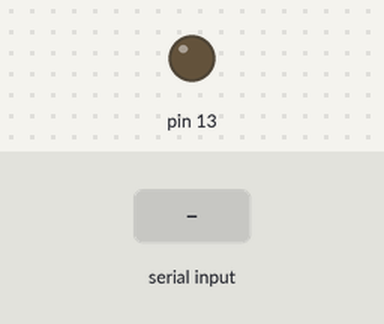
Bench run of a sketch on a simulated Arduino Uno, built with avr-gcc and run on an emulated ATmega328P. On the bench: output pins drawn as LEDs (lit = HIGH). The inputs (shaded band) are chosen by the test bench. What the sketch prints to the serial monitor is not drawn.

Above: at 1.2 s.
1.3 s: "90,45\n" received over Serial
Timing chart, 0 to 4.3 s (numbered marks = the images above; inputs shaded):
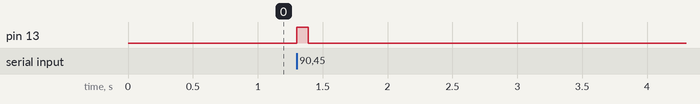

The sketch:

robot_arm.ino
```cpp
int x;

void setup() {
  Serial.begin(115200);
  Serial.setTimeout(1);
  pinMode(13, OUTPUT);
}

void loop() {
  while (!Serial.available());
  x = Serial.readString().toInt();
  Serial.print(x + 1);

  blink_(x);
}

void blink_(int delay_){
  digitalWrite(13, 1);
  delay(delay_);
  digitalWrite(13, 0);
  delay(delay_);
}
```

Measured:
- after the input at 1.3 s, pin 13: LOW → HIGH at once, → LOW 0.09 s later
